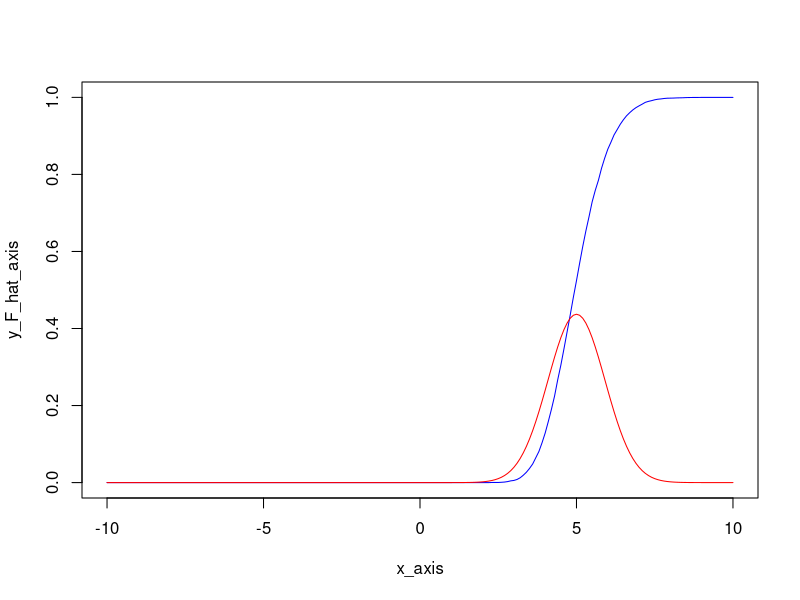
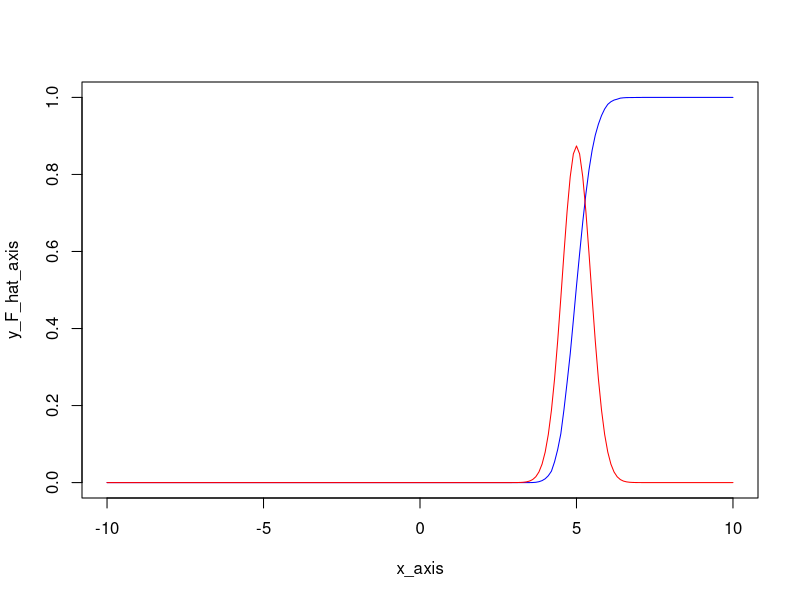
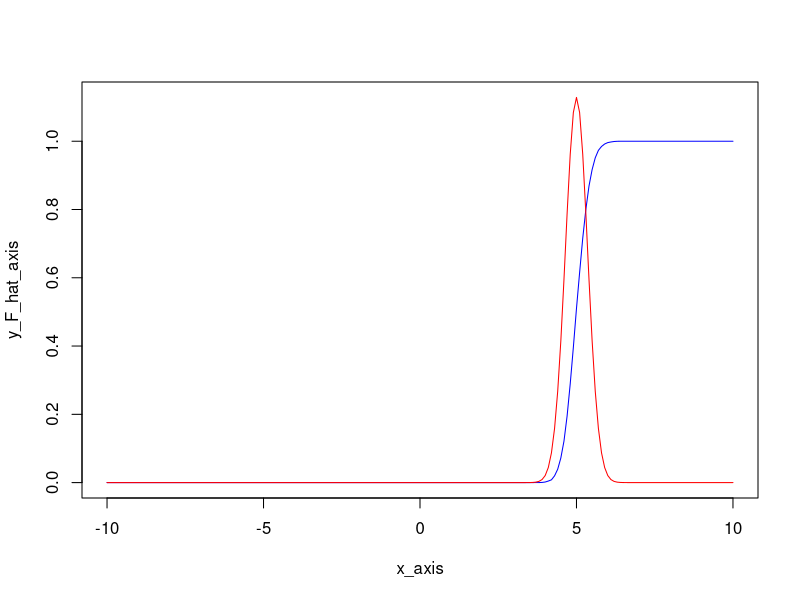

R code for these plots, in order:
#1

share_apples <- function() {
  x <- c(rep(0, 20), rep(1, 4)) 
  permutation_x <- sample(x, length(x), replace = F)
  box1 <- permutation_x[1:6]
  box2 <- permutation_x[7:12]
  box3 <- permutation_x[13:18]
  box4 <- permutation_x[19:24]
  sum(box1) == 1 && sum(box2) == 1 && sum(box3) == 1 && sum(box4) == 1
}

prob.apples <- function(Nrep) {
  res <- replicate(Nrep, share_apples())
  sum(res) / length(res)
}

prob.apples(100000)


#2

gen_n_numbers <- function(n, lambda) {
  x_array <- rexp(n, lambda)
  mean(x_array)
}

gen_means <- function(N, n, lambda) {
  x_means <- replicate(N, gen_n_numbers(n, lambda))
  x_means
}

gen_F_hat <- function(t, x_means, N) {
  sum(x_means <= t) / N
}

solution <- function(n) {
  lambda <- 1/5
  N <- 10000
  x_means = gen_means(N, n, lambda)
  
  x_axis = seq(-10, 10, by = 0.1)
  y_F_hat_axis = sapply(x_axis, gen_F_hat, x_means = x_means, N = N)
  
  y_norm_axis = dnorm(x_axis, 5, 5 / sqrt(n))
  
  plot(x_axis, y_F_hat_axis, type = "l", col = "blue", ylim = range(c(y_F_hat_axis, y_norm_axis)))
  lines(x_axis, y_norm_axis, col = "red")
}

solution(30)
solution(120)
solution(200)
